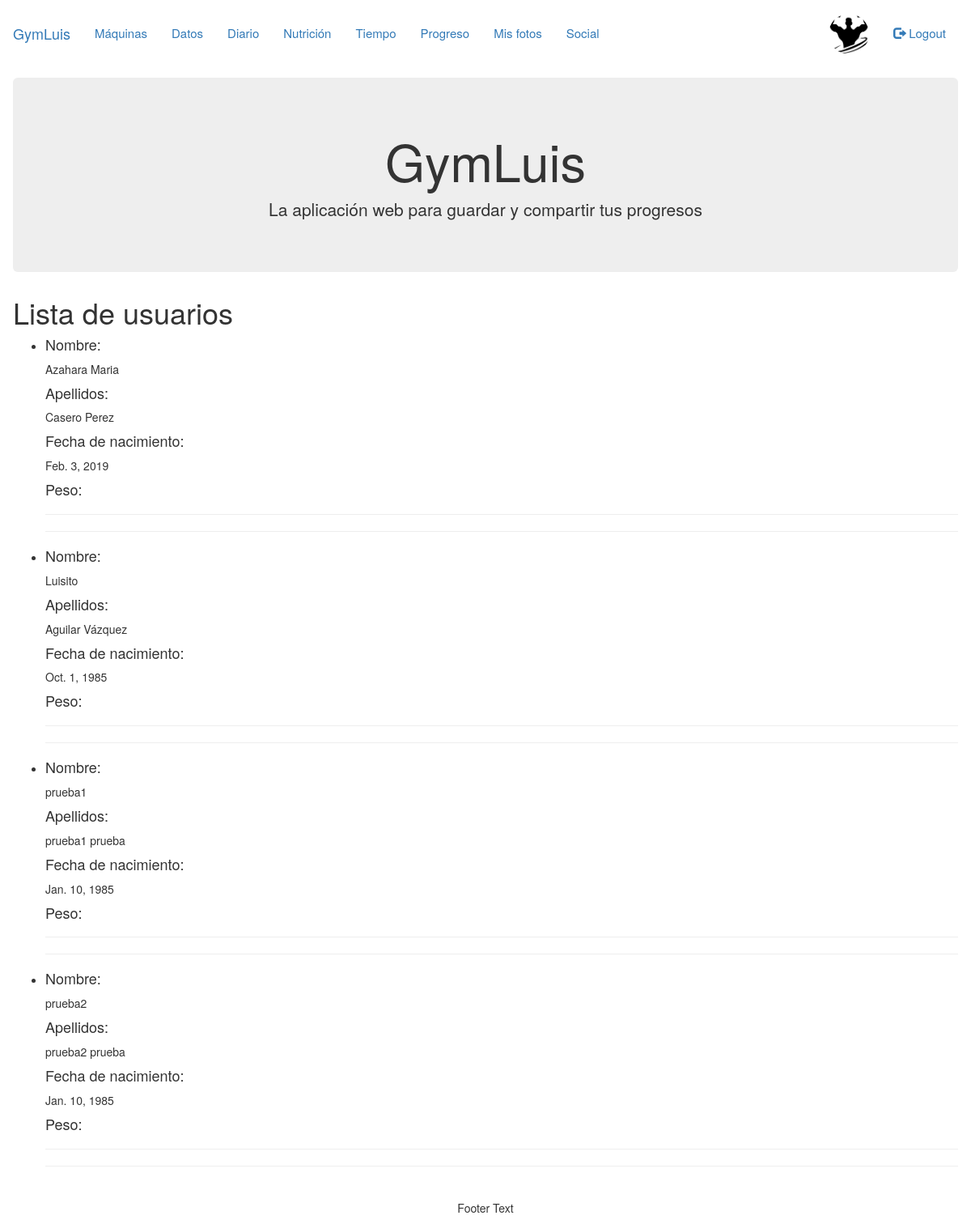
The app's page /gym/users/ (signed in) with its own data.
### gym/models.py (models this page shows, shortened)
class UserProfile(models.Model):
    user = models.OneToOneField(User, on_delete=models.CASCADE)
    birthdate = models.DateField(blank=True, null=True)
    city = models.CharField(max_length=50, blank=True, null=True)
    profile_picture = models.ImageField(
        upload_to='media/images/', default='logo-gym.png',
        blank=True, null=True)
    followers = models.ManyToManyField(
        to='self', through='Relationship', related_name='related_to',
        symmetrical=False, blank=True)

### gym/views.py (the view)
class UserListView(generic.ListView):
    model = UserProfile
    context_object_name = 'users_list'
    template_name = 'gym/users_list.html'

### gym/views.py (called while the page is built)
def get_only_requests(self, status):
    return self.related_to.filter(
        from_people__status=status,
        from_people__to_person=self,
        from_people__accepted=False)

### gym/templates/gym/users_list.html (shortened to what this page needs)
{% extends "base_generic.html" %}
{% block content %}
    <h1>Lista de usuarios</h1>
    {% if users_list %}
    <ul>
      {% for users in users_list %}
      <li>
        {% if not users.user.is_staff %}
          <h4>Nombre:</h4>{{ users.user.first_name }}
          <h4>Apellidos:</h4>{{ users.user.last_name }}
          <h4>Fecha de nacimiento:</h4>{{ users.birthdate }}
          <h4>Peso:</h4>
        {% endif %}
      </li>
      <hr><hr>
      {% endfor %}
    </ul>
    {% else %}
      <p>No hay usuarios registrados en el sistema.</p>
    {% endif %}
{% endblock %}

### gym/templates/base_generic.html (shortened to what this page needs)
{% load static %}
{% load tags %}
<!DOCTYPE html>
<html lang="es">
<head>
  <link rel="stylesheet" href="https://maxcdn.bootstrapcdn.com/bootstrap/3.4.0/css/bootstrap.min.css">
  <link rel="stylesheet" type="text/css" href="{% static 'css/gym.css' %}">
  <link rel="stylesheet" href="https://use.fontawesome.com/releases/v5.7.2/css/all.css">
</head>
<body>
<nav class="navbar navbar" style="margin-top:15px;">
  <div class="container-fluid">
    <div class="navbar-header" style="font-size:15px">
      <a class="navbar-brand" href="{% url 'index' %}">GymLuis</a>
    </div>
    <div class="collapse navbar-collapse" style="font-size:15px" id="myNavbar">
      <ul class="nav navbar-nav">
        {% if user.is_authenticated %}
          {% if not user.is_staff %}
            <li><a href="{% url 'machines' %}"> Máquinas </a></li>
            <li class="active"><a href="{% url 'user_data' %}">Datos</a></li>
            <li class="active"><a href="{% url 'entry_list' %}">Diario</a></li>
            <li class="active"><a href="{% url 'nutrition' %}">Nutrición</a></li>
            <li class="active"><a href="{% url 'weather' %}">Tiempo</a></li>
            <li class="active"><a href="{% url 'progress' %}">Progreso</a></li>
            <li class="active"><a href="{% url 'images' %}">Mis fotos</a></li>
            <li class="active"><a href="{% url 'social' %}">Social</a></li>
          {% endif %}
        </ul>
          <ul class="nav navbar-nav navbar-right">
            <li><a href="{% url 'user_data' %}"><img src="{{ user.userprofile.profile_picture.url }}" class="img-responsive img-circle" style="width:50px; height:50px;position:relative;top:-14px"></a></li>
            <li><a href="{% url 'logout' %}"><span class="glyphicon glyphicon-log-out"></span> Logout</a></li>
          </ul>
        {% else %}
      </ul>
          <ul class="nav navbar-nav navbar-right">
            <li><a href="{% url 'login' %}?"><span class="glyphicon glyphicon-log-in"></span> Login</a></li>
            <li><a href="{% url 'signup' %}?" class="enlacenav">Registro</a></li>
          </ul>
        {% endif %}
    </div>
    {% block jumbotron %}
      <div class="jumbotron" style="margin-top:0px">
        <div class="container text-center">
          <h1>GymLuis</h1>
          <p>La aplicación web para guardar y compartir tus progresos</p>
        </div>
      </div>
    {% endblock %}
    {% block content %}{% endblock %}
  </div>
</nav>
<footer class="container-fluid text-center">
  <p>Footer Text</p>
</footer>
</body>
</html>

### static/css/gym.css (style rules this page uses)
* { box-sizing: border-box; }
.img-circle { border-radius: 50%; }

### records on screen
UserProfile: user.first_name "Azahara Maria", user.last_name "Casero Perez", birthdate "Feb. 3, 2019"
UserProfile: user.first_name "Luisito", user.last_name "Aguilar Vázquez", birthdate "Oct. 1, 1985"
UserProfile: user.first_name "prueba1", user.last_name "prueba1 prueba", birthdate "Jan. 10, 1985"
UserProfile: user.first_name "prueba2", user.last_name "prueba2 prueba", birthdate "Jan. 10, 1985"
